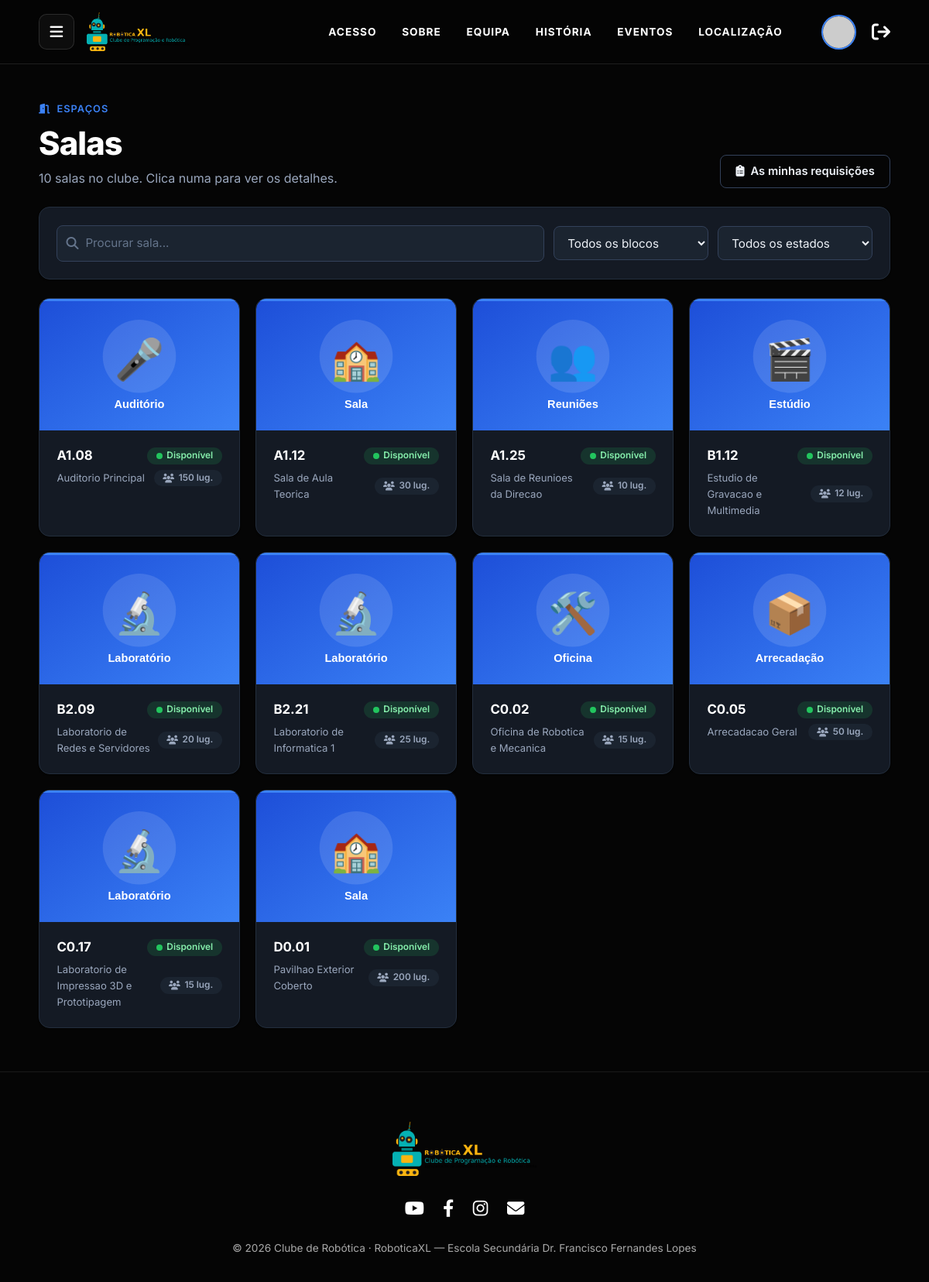
The page /public/sala/index (signed in) on the database its author committed.
### tables this page shows
CREATE TABLE IF NOT EXISTS `sala` (
  `id` INT NOT NULL AUTO_INCREMENT,
  `numero` VARCHAR(15) NOT NULL,
  `andar` INT NOT NULL,
  `bloco` VARCHAR(10) NOT NULL,
  `capacidade` INT NOT NULL,
  `descricao` TEXT NULL DEFAULT NULL,
  `estado` ENUM('DISPONIVEL', 'MANUTENCAO', 'DANIFICADA', 'OCUPADA') NOT NULL DEFAULT 'DISPONIVEL',
  PRIMARY KEY (`id`));

### app/core/Controller.php (called while the page is built, shortened)
<?php
class Controller
{
    protected function getFlash(): ?array
    {
        if (empty($_SESSION['flash'])) {
            return null;
        }
        $flash = $_SESSION['flash'];
        return $flash;
    }
    protected function view(string $view, array $data = [])
    {
        $data['flash'] = $this->getFlash();
        extract($data);
        $viewFile = __DIR__ . '/../views/' . $view . '.php';
        require __DIR__ . '/../views/layouts/header.php';
        require $viewFile;
        require __DIR__ . '/../views/layouts/footer.php';
    }
}

### app/controllers/SalaController.php (called while the page is built, shortened)
<?php
require_once __DIR__ . '/../core/Controller.php';
require_once __DIR__ . '/../models/Sala.php';
class SalaController extends Controller
{
    public function index()
    {
        $model = new Sala();
        $salas = $model->todas();
        $this->view('salas/index', ['salas' => $salas, 'pageTitle' => 'Salas']);
    }
}

### app/core/Router.php (called while the page is built, shortened)
<?php
class Router
{
    public function run()
    {
        $url = $_GET['url'] ?? 'home/index';
        $url = trim($url, '/');
        $parts = explode('/', $url);
        $method = $parts[1] ?? 'index';
        $params = array_slice($parts, 2);
        $controller = new $controllerName();
        call_user_func_array([$controller, $method], $params);
    }
}

### public/index.php (called while the page is built, shortened)
<?php
require_once __DIR__ . '/../app/core/Router.php';
$router = new Router();
$router->run();

### app/config/database.php (called while the page is built, shortened)
<?php
class Database
{
    private static ?PDO $instance = null;
    public static function getInstance(): PDO
    {
        if (self::$instance === null) {
            $dsn = 'mysql:host=' . DB_HOST . ';port=' . DB_PORT . ';dbname=' . DB_NAME . ';charset=utf8mb4';
            $opcoes = [PDO::ATTR_ERRMODE => PDO::ERRMODE_EXCEPTION];
            try {
                self::$instance = new PDO($dsn, DB_USER, DB_PASS, $opcoes);
            } catch (PDOException $e) {
                die('Erro de ligação à BD: ' . $e->getMessage());
            }
        }
        return self::$instance;
    }
}

### app/core/Model.php (called while the page is built, shortened)
<?php
require_once __DIR__ . '/../config/database.php';
class Model
{
    public function __construct()
    {
        $this->db = Database::getInstance();
    }
}

### app/models/Sala.php (called while the page is built, shortened)
<?php
require_once __DIR__ . '/../core/Model.php';
class Sala extends Model
{
    public function todas()
    {
        return $this->db->query("SELECT * FROM sala ORDER BY bloco, andar, numero")->fetchAll(PDO::FETCH_ASSOC);
    }
}

### app/views/salas/index.php (the view, shortened to what this page needs)
<?php
function imagemSala($descricao) {
    $d = strtolower($descricao);
    $base = BASE_URL . 'uploads/cat/';
    $mapa = [
        'auditorio'   => 'auditorio.svg',
        'laboratorio' => 'laboratorio.svg',
        'informatica' => 'informatica.svg',
        'redes'       => 'redes.svg',
        'gravacao'    => 'estudio.svg',
        'estudio'     => 'estudio.svg',
        'oficina'     => 'oficina.svg',
        'robotica'    => 'robotica.svg',
        'reunio'      => 'reunioes.svg',
        'arrecad'     => 'arrecadacao.svg',
    ];
    foreach ($mapa as $palavra => $ficheiro) {
        if (strpos($d, $palavra) !== false) return $base . $ficheiro;
    }
    return $base . 'sala.svg';
}
?>
<div class="container">
    <div class="page-header" style="display:flex;justify-content:space-between;align-items:flex-end;flex-wrap:wrap;gap:1rem;">
        <div>
            <span class="eyebrow"><i class="fas fa-door-open"></i> Espaços</span>
            <h1 class="page-title">Salas</h1>
            <p class="page-sub"><?php echo count($salas); ?> salas no clube. Clica numa para ver os detalhes.</p>
        </div>
        <a class="btn btn-outline" href="<?php echo BASE_URL; ?>requisicaoSala/index"><i class="fas fa-clipboard-list"></i> As minhas requisições</a>
    </div>
    <div class="card" style="margin-bottom:1.5rem;">
        <div class="card__body" style="display:flex;gap:0.75rem;flex-wrap:wrap;align-items:center;">
            <div style="position:relative;flex:1;min-width:220px;">
                <i class="fas fa-search" style="position:absolute;left:12px;top:50%;transform:translateY(-50%);color:var(--text-dim);"></i>
                <input class="input" id="pesquisa" placeholder="Procurar sala..." style="padding-left:36px;" onkeyup="filtrar()">
            </div>
            <select class="input" id="filtroBloco" style="max-width:200px;" onchange="filtrar()">
                <option value="todos">Todos os blocos</option>
            </select>
            <select class="input" id="filtroEstado" style="max-width:200px;" onchange="filtrar()">
                <option value="todos">Todos os estados</option>
            </select>
        </div>
    </div>
    <div class="grid grid--3" id="grelha">
        <?php foreach ($salas as $s):
            $nome = ($s['bloco'] ?? '') . ($s['andar'] ?? '') . '.' . ($s['numero'] ?? '');
            $imgSala = imagemSala($s['descricao'] ?? '');
            $estadoSala = $s['estado'] ?? 'DISPONIVEL';
            $disponivel = ($estadoSala === 'DISPONIVEL');
        ?>
            <div class="card glow-card click-card item-sala"
                 data-nome="<?php echo htmlspecialchars(strtolower($nome . ' ' . ($s['descricao'] ?? ''))); ?>"
                 data-bloco="<?php echo htmlspecialchars($s['bloco'] ?? ''); ?>"
                 data-estado="<?php echo $disponivel ? 'disp' : 'indisp'; ?>"
                 data-titulo="<?php echo htmlspecialchars($nome); ?>"
                 data-desc="<?php echo htmlspecialchars($s['descricao'] ?? 'Sala do clube.'); ?>"
                 data-andar="<?php echo htmlspecialchars((string)($s['andar'] ?? '—')); ?>"
                 data-cap="<?php echo htmlspecialchars((string)($s['capacidade'] ?? '—')); ?>"
                 data-img="<?php echo htmlspecialchars($imgSala); ?>"
                 data-id="<?php echo (int)$s['id']; ?>"
                 onclick="abrirSala(this)">
                <span class="accent-bar"></span>
                <div style="height:170px;background:var(--surface-2);border-radius:var(--r) var(--r) 0 0;overflow:hidden;">
                    <img src="<?php echo htmlspecialchars($imgSala); ?>" alt="<?php echo htmlspecialchars($nome); ?>" style="width:100%;height:100%;object-fit:cover;">
                </div>
                <div class="card__body">
                    <div style="display:flex;justify-content:space-between;align-items:flex-start;gap:0.5rem;">
                        <h3 style="margin:0;font-size:1.05rem;font-weight:700;color:#fff;"><?php echo htmlspecialchars($nome); ?></h3>
                        <span class="badge <?php echo $disponivel ? 'badge-green' : 'badge-red'; ?>" style="flex-shrink:0;">
                            <span class="dot <?php echo $disponivel ? 'dot-green' : 'dot-red'; ?>"></span>
                            <?php echo $disponivel ? 'Disponível' : 'Indisponível'; ?>
                        </span>
                    </div>
                    <div style="display:flex;justify-content:space-between;align-items:center;gap:0.5rem;margin-top:0.4rem;">
                        <p class="muted" style="font-size:0.82rem;margin:0;"><?php echo htmlspecialchars($s['descricao'] ?? 'Sala do clube'); ?></p>
                        <span class="badge badge-gray" style="flex-shrink:0;"><i class="fas fa-users"></i> <?php echo htmlspecialchars((string)($s['capacidade'] ?? '—')); ?> lug.</span>
                    </div>
                </div>
            </div>
        <?php endforeach; ?>
    </div>
</div>

### public/css/style.css (style rules this page uses)
:root { --bg: #0a0e16; --surface: #141a24; --surface-2: #1b2430; --border: #232e3d; --border-strong: #33415a; --text: #eef2f8; --text-muted: #9aa7bd; --text-dim: #64748b; --blue: #3b82f6; --blue-dark: #2563eb; --blue-soft: rgba(59,130,246,0.14); --blue-soft-2: rgba(59,130,246,0.30); --green: #22c55e; --green-soft: rgba(34,197,94,0.15); --red: #ef4444; --red-soft: rgba(239,68,68,0.15); --amber: #f59e0b; --amber-soft: rgba(245,158,11,0.15); --shadow-sm: 0 1px 2px rgba(0,0,0,0.4); --shadow: 0 8px 24px rgba(0,0,0,0.45); --shadow-lg: 0 20px 50px rgba(0,0,0,0.55); --r-sm: 8px; --r: 14px; --r-lg: 20px; --r-pill: 999px; --font: 'Inter', system-ui, -apple-system, "Segoe UI", sans-serif; --t: 0.2s ease; }
* { box-sizing: border-box; }
html { scroll-behavior: smooth; }
body { margin: 0; font-family: var(--font); background-color: var(--bg); color: var(--text); line-height: 1.6; -webkit-font-smoothing: antialiased; }
a { color: inherit; text-decoration: none; }
img { max-width: 100%; display: block; }
.container { width: 100%; max-width: 1140px; margin: 0 auto; padding: 0 20px; }
.page-header { padding: 2.75rem 0 1.5rem; }
.eyebrow { display: inline-flex; align-items: center; gap: 0.5rem; color: var(--blue); font-weight: 600; font-size: 0.8rem; text-transform: uppercase; letter-spacing: 0.08em; margin-bottom: 0.6rem; }
.page-title { font-size: clamp(1.9rem, 4vw, 2.6rem); font-weight: 800; letter-spacing: -0.02em; margin: 0; color: #fff; }
.page-sub { color: var(--text-muted); margin: 0.4rem 0 0; }
.btn { display: inline-flex; align-items: center; justify-content: center; gap: 0.5rem; font-family: var(--font); font-weight: 600; font-size: 0.92rem; padding: 0.6rem 1.2rem; border-radius: var(--r-sm); border: 1px solid transparent; cursor: pointer; transition: var(--t); text-align: center; }
.btn-outline { background: transparent; color: var(--text); border-color: var(--border-strong); }
.card { background: var(--surface); border: 1px solid var(--border); border-radius: var(--r); box-shadow: var(--shadow-sm); transition: var(--t); }
.card__body { padding: 1.4rem; }
.grid { display: grid; gap: 1.25rem; }
.grid--3 { grid-template-columns: repeat(auto-fill, minmax(260px, 1fr)); }
.input, .field input, .field select, .field textarea { width: 100%; font-family: var(--font); font-size: 0.95rem; color: var(--text); background: var(--surface-2); border: 1px solid var(--border-strong); border-radius: var(--r-sm); padding: 0.65rem 0.85rem; transition: var(--t); outline: none; }
.input::placeholder, .field input::placeholder, .field textarea::placeholder { color: var(--text-dim); }
.badge { display: inline-flex; align-items: center; gap: 0.35rem; padding: 0.25rem 0.65rem; border-radius: var(--r-pill); font-size: 0.74rem; font-weight: 600; border: 1px solid transparent; }
.badge-green { background: var(--green-soft); color: #86efac; }
.badge-gray { background: var(--surface-2); color: var(--text-muted); }
.dot { width: 8px; height: 8px; border-radius: 50%; display: inline-block; }
.dot-green { background: var(--green); }
.muted { color: var(--text-muted); }
.click-card { cursor: pointer; }
.glow-card { position: relative; overflow: hidden; background: radial-gradient(480px circle at 50% -30%, var(--tint, rgba(59,130,246,0.10)), transparent 55%), var(--surface); transition: transform var(--t), box-shadow var(--t), border-color var(--t); }
.glow-card::before { content: ''; position: absolute; inset: 0; z-index: 0; pointer-events: none; background: radial-gradient(300px circle at var(--mx, 50%) var(--my, 0%), var(--glow, rgba(59,130,246,0.22)), transparent 60%); opacity: 0; transition: opacity var(--t); }
.glow-card > * { position: relative; z-index: 1; }
.glow-card .accent-bar { position:absolute; top:0; left:0; right:0; height:3px; background:var(--blue); z-index:2; }

### public/css/responsive.css (style rules this page uses)
img, video, iframe { max-width: 100%; }

### app/views/layouts/header.php (style rules this page uses)
body { font-family: 'Inter', system-ui, -apple-system, sans-serif; background-color: #050505; color: #fff; margin: 0; overflow-x: hidden; }
a { text-decoration: none; }

### rows shown on the page
sala: shows a picture, nome "A1.08", estado "Disponível", descricao "Auditorio Principal", capacidade "150"
sala: nome "A1.12", estado "Disponível", descricao "Sala de Aula Teorica", capacidade "30"
sala: shows a picture, nome "A1.25", estado "Disponível", descricao "Sala de Reunioes da Direcao", capacidade "10"
sala: shows a picture, nome "B1.12", estado "Disponível", descricao "Estudio de Gravacao e Multimedia", capacidade "12"
sala: nome "B2.09", estado "Disponível", descricao "Laboratorio de Redes e Servidores", capacidade "20"
sala: nome "B2.21", estado "Disponível", descricao "Laboratorio de Informatica 1", capacidade "25"
sala: shows a picture, nome "C0.02", estado "Disponível", descricao "Oficina de Robotica e Mecanica", capacidade "15"
sala: shows a picture, nome "C0.05", estado "Disponível", descricao "Arrecadacao Geral", capacidade "50"
sala: nome "C0.17", estado "Disponível", descricao "Laboratorio de Impressao 3D e Prototipagem", capacidade "15"
sala: nome "D0.01", estado "Disponível", descricao "Pavilhao Exterior Coberto", capacidade "200"

### other values the page prints
count($salas) "10"
